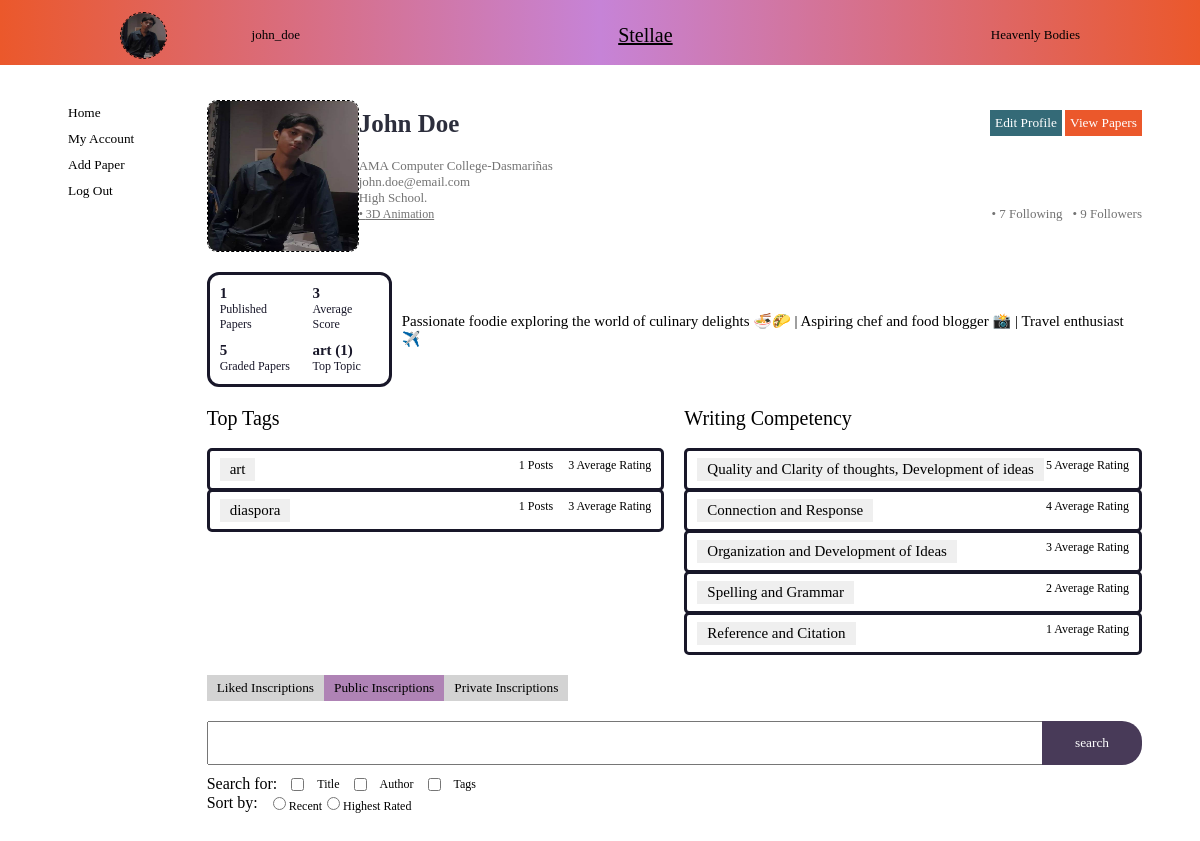
The page /profile/account_view.php?UserId=1 (signed in) on the database as committed earlier.
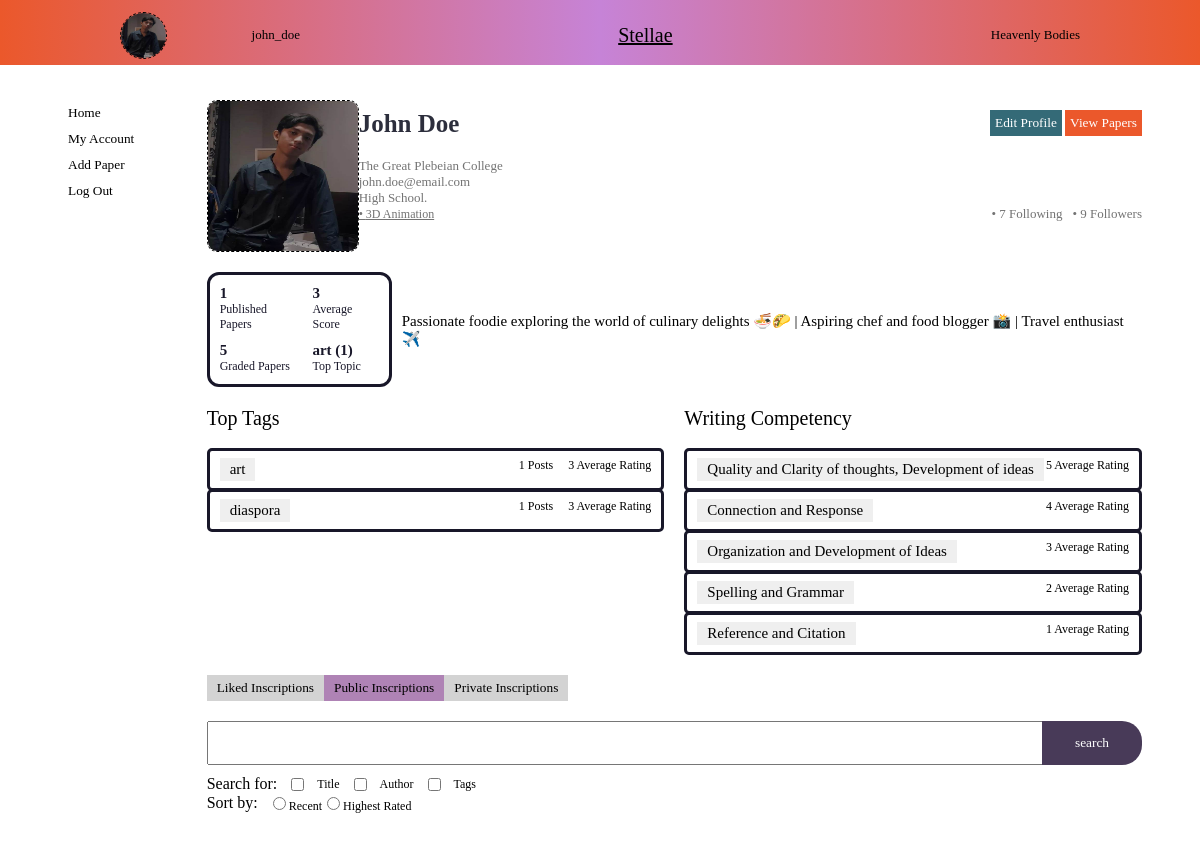
The same page on the database as committed later.
### tables this page shows
CREATE TABLE `school_options` (
  `school_id` int(11) NOT NULL,
  `school_name` varchar(256) NOT NULL,
  `region_number` int(2) DEFAULT NULL,
  `region_name` varchar(50) DEFAULT NULL,
  `institute_type` varchar(30) DEFAULT NULL,
  `province` varchar(50) DEFAULT NULL,
  `city` varchar(50) DEFAULT NULL,
  `website_address` varchar(200) DEFAULT NULL,
  `fax_telephone_number` int(11) DEFAULT NULL
);

### profile/account_view.php (the view, shortened to what the changed rows need)
<?php
	$host = 'localhost';
	$username = 'Romand';
	$password = 'Romand';
	$database = 'stellae';
	$conn = mysqli_connect($host, $username, $password, $database);
	$userId = $_GET['UserId'];
?>
<!DOCTYPE html>
<html>
<head>
	<link rel="stylesheet" type="text/css" href="account_page.css">
	<link rel="stylesheet" type="text/css" href="modal_update.css">
</head>
<body>
	<div class="whole_user_with_main_connection">
		<div class="account_details">
			<div class="our_user">
				<div class="user_details">
					<div class="div_for_user_details">
						<p>
							<?php
								$schoolQuery = "SELECT school_options.school_name
								FROM users
								JOIN school_options ON users.school_id = school_options.school_id
								WHERE users.user_id = $userId;";
								$school = mysqli_query($conn, $schoolQuery);
								if ($school) {
									while ($row = mysqli_fetch_assoc($school)) {
										$schoolName = $row['school_name'];
										echo '<p class="username">' . htmlspecialchars($schoolName) . '</p>';
									}
								} else {
									echo 'Query failed: ' . mysqli_error($conn);
								}
							?>
						</p>
					</div>
				</div>
			</div>
		</div>
</body>
</html>

Rows that differ between the two databases and show on the page:
changed school_options: school_name "AMA Computer College-Dasmariñas" → "The Great Plebeian College"
